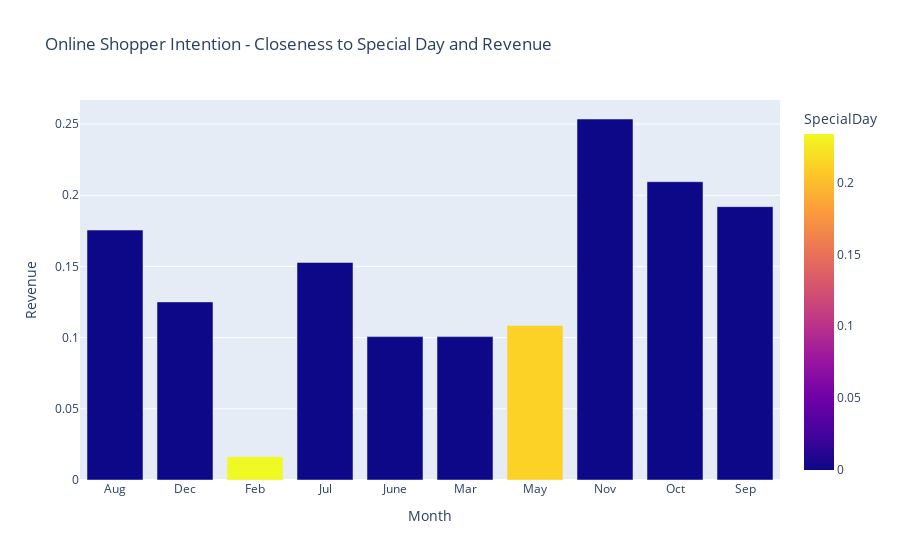

Notebook source saved alongside this figure:
### Code cell
fig = px.bar(shop_byMonth, 
             x='Month', y='Revenue',
             color_discrete_sequence=px.colors.qualitative.Prism,
             color='SpecialDay',
             title='Online Shopper Intention - Closeness to Special Day and Revenue')
fig.show()

### Figure 1 — Plotly figure (JSON) as saved in the notebook; plotly's stock layout.template omitted (floating-point values rounded to 4 significant figures)
{"data": [{"alignmentgroup": "True", "hovertemplate": "Month=%{x}<br>Revenue=%{y}<br>SpecialDay=%{marker.color}<extra></extra>", "legendgroup": "", "marker": {"color": [0, 0, 0.2337, 0, 0, 0, 0.2124, 0, 0, 0], "coloraxis": "coloraxis", "pattern": {"shape": ""}}, "name": "", "offsetgroup": "", "orientation": "v", "showlegend": false, "textposition": "auto", "type": "bar", "x": ["Aug", "Dec", "Feb", "Jul", "June", "Mar", "May", "Nov", "Oct", "Sep"], "xaxis": "x", "y": [0.1755, 0.1251, 0.0163, 0.1528, 0.1007, 0.1007, 0.1085, 0.2535, 0.2095, 0.192], "yaxis": "y"}], "layout": {"barmode": "relative", "coloraxis": {"colorbar": {"title": {"text": "SpecialDay"}}, "colorscale": [[0, "#0d0887"], [0.1111, "#46039f"], [0.2222, "#7201a8"], [0.3333, "#9c179e"], [0.4444, "#bd3786"], [0.5556, "#d8576b"], [0.6667, "#ed7953"], [0.7778, "#fb9f3a"], [0.8889, "#fdca26"], [1, "#f0f921"]]}, "legend": {"tracegroupgap": 0}, "title": {"text": "Online Shopper Intention - Closeness to Special Day and Revenue"}, "xaxis": {"anchor": "y", "domain": [0, 1], "title": {"text": "Month"}}, "yaxis": {"anchor": "x", "domain": [0, 1], "title": {"text": "Revenue"}}}}
